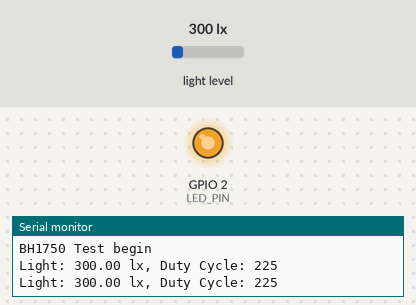
The program below on a simulated ESP32. On the bench: output pins drawn as LEDs (lit = HIGH), the last lines printed to the serial monitor. Inputs (shaded band) come from the test bench; at power-on: light level 300 lx.

Above: at 1.8 s.
1.9 s: light level set to 1000 lx
At 2.3 s:
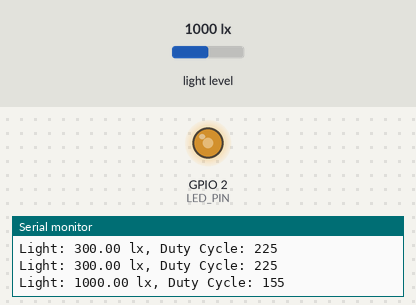
3.5 s: light level set to 1500 lx
At 5.1 s:
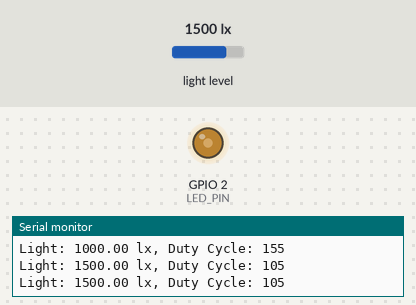
5.5 s: light level set to 1960 lx
At 6.7 s:
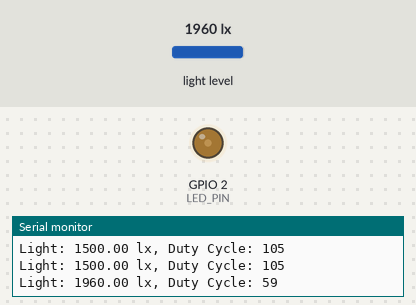
Timing chart, 0 to 8.5 s (numbered marks = the images above; inputs shaded):
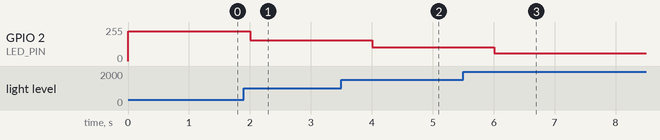

Measured:
- after the input at 1.9 s, GPIO 2 (LED_PIN): 224/255 → 154/255 after 0.10 s
- after the input at 3.5 s, GPIO 2 (LED_PIN): 154/255 → 105/255 after 0.50 s
- after the input at 5.5 s, GPIO 2 (LED_PIN): 105/255 → 59/255 after 0.51 s

The program:

main.cpp
```cpp
#include <Arduino.h>
#include <BH1750.h>
#include <Wire.h>

#define LED_PIN 2
#define PWM_CHANNEL 0
#define PWM_FREQ 5000
#define PWM_RESOLUTION 8

BH1750 lightMeter;

void setup() {
  Serial.begin(9600);
  Wire.begin();
  lightMeter.begin();
  ledcSetup(PWM_CHANNEL, PWM_FREQ, PWM_RESOLUTION);
  ledcAttachPin(LED_PIN, PWM_CHANNEL);
  Serial.println(F("BH1750 Test begin"));
}

void loop() {
  float lux = lightMeter.readLightLevel();
  int dutyCycle;

  if (lux > 2500) {
    dutyCycle = 0;
  } else if (lux <= 0) {
    dutyCycle = 255;
  } else {
    dutyCycle = 255 - (lux / 10);
    dutyCycle = constrain(dutyCycle, 0, 255);
  }

  ledcWrite(PWM_CHANNEL, dutyCycle);

  Serial.print("Light: ");
  Serial.print(lux);
  Serial.print(" lx, Duty Cycle: ");
  Serial.println(dutyCycle);

  delay(1000);
}
```
